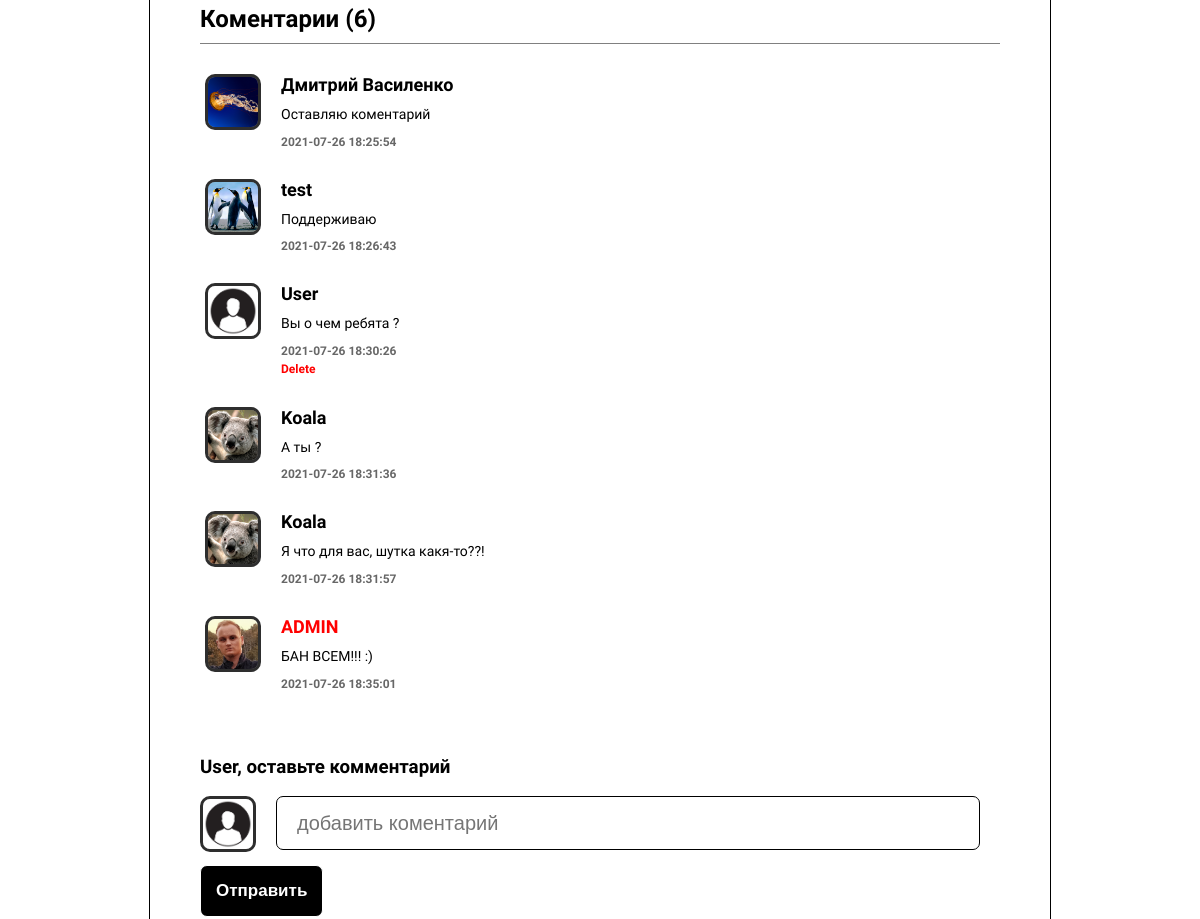
/page/27 (signed in, middle part), run on an earlier commit of the app's database.
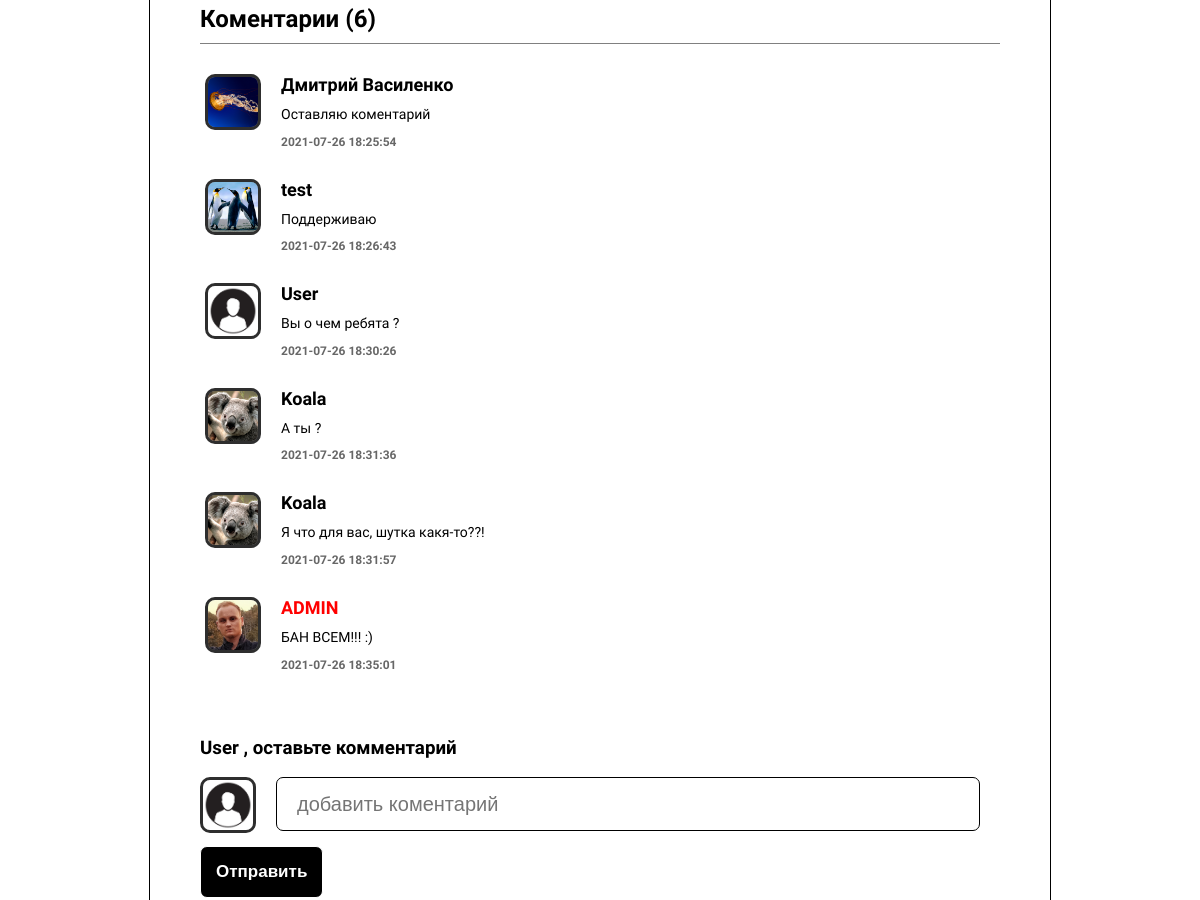
And on a later commit of the database.
### tables this page shows
CREATE TABLE `comments` (
  `id` int NOT NULL,
  `page_id` int NOT NULL,
  `name` text NOT NULL,
  `text` text NOT NULL,
  `time` datetime NOT NULL DEFAULT CURRENT_TIMESTAMP,
  `img` varchar(111) NOT NULL
);

### project/config/routes.php (called while the page is built, shortened)
<?php
return [
	new Route('/', 'main', 'main'),
	new Route ('/signin', 'sign', 'signin'),
	new Route ('/signup', 'sign', 'signup'),
	new Route ('/actionSignIn', 'actionSign', 'SignIn'),
	new Route ('/logout', 'actionSign', 'LogOut'),
	new Route ('/actionSignup', 'actionSign', 'SignUp'),
	new Route ('/category/:tegs', 'news', 'getNews'),
	new Route ('/page/:id', 'page', 'page'),
	new Route ('/actionAddComment', 'actionComment', 'AddComment'),
	new Route ('/deleteCom/:id', 'actionComment', 'deleteComment'),
	new Route('/privateoffice', 'office', 'office'),
	new Route ('/editnameAccount', 'office', 'actionEditName'),
	new Route ('/editpasswordAccount', 'office', 'actionEditPassword'),
	new Route ('/about', 'info', 'about'),
	new Route ('/contact', 'info', 'contact'),
	new Route ('/author', 'info', 'author'),
	new Route('/admin', 'admin', 'admin'),
	new Route('/admin/catalog', 'admin', 'admin_catalog'),
	new Route('/admin/news/add', 'admin', 'addNews'),
	new Route('/admin/news/actionAddNews', 'admin', 'actionAddNews'),
	new Route('/admin/news/edit/:id', 'admin', 'EditNews'),
	new Route('/admin/news/edit/actionEditNews/:id', 'admin', 'actionEditNews'),
	new Route('/admin/news', 'admin', 'news'),
	new Route('/admin/action_delete_news_checkbox', 'admin', 'action_delete_news_checkbox'),
	new Route('/admin/users', 'admin', 'admin_users'),
	new Route('/admin/comments', 'admin', 'admin_comments'),
	];

### core/Route.php (called while the page is built, shortened)
<?php
	class Route
	{
		public function __construct($path, $controller, $action)
		{
			$this->path = $path;
			$this->controller = $controller;
			$this->action = $action;
		}
		public function __get($property)
		{
			return $this->$property;
		}
	}

### core/Router.php (called while the page is built, shortened)
<?php
	class Router
	{
		public function getTrack($routes, $uri)
		{
			foreach ($routes as $route) {
				$pattern = $this->createPattern($route->path);
				if (preg_match($pattern, $uri, $params)) {
					$params = $this->clearParams($params);
					return new Track($route->controller, $route->action, $params);
				}
			}
			return new Track('error', 'notFound');
		}
		private function createPattern($path)
		{
			return '#^' . preg_replace('#/:([^/]+)#', '/(?<$1>[^/]+)', $path) . '/?$#';
		}
		private function clearParams($params)
		{
			$result = [];
			foreach ($params as $key => $param) {
				if (!is_int($key)) {
					$result[$key] = $param;
				}
			}
			return $result;
		}
	}

### core/Track.php (called while the page is built, shortened)
<?php
	class Track
	{
		public function __construct($controller, $action, $params = [])
		{
			$this->controller = $controller;
			$this->action = $action;
			$this->params = $params;
		}
		public function __get($property)
		{
			return $this->$property;
		}
	}

### core/Dispatcher.php (called while the page is built, shortened)
<?php
	class Dispatcher
	{
		public function getPage(Track $track)
		{
			$className = ucfirst($track->controller) . 'Controller';
			$fullName = "\\Project\\Controllers\\$className";
			try {
				$controller = new $fullName;
				if (method_exists($controller, $track->action)) {
					$result = $controller->{$track->action}($track->params);
					if ($result) {
						return $result;
					} else {
						return new Page('default');
					}
				} else {
					echo "Метод <b>{$track->action}</b> не найден в классе $fullName."; die();
				}
			} catch (\Exception $error) {
				echo $error->getMessage(); die();
			}
		}
	}

### project/controllers/PageController.php (called while the page is built, shortened)
<?php
class pageController extends Controller
{
    public function page ($id)
    {
        $data = new Page;
        $array = $data->getdate($id);
        return $this->render('page/page', $array);
    }
}

### project/models/Page.php (called while the page is built, shortened)
<?php
class Page extends Model
{
    public function getDate($id)
    {
        $db = new db;
        $id = $id['id'];
        $date = $db->querygetNewsId('news', $id);
        $arrayRec = $db->queryTableLimit('news', 10);
        $arrayCom = $db->queryCom($id);
        $array = [
            'array'=> $date,
            'arrayRec' => $arrayRec,
            'arrayCom'=>$arrayCom,
            'id' => $id
        ];
        return $array;
    }
}

### lib/db.php (called while the page is built, shortened)
<?php
class db {
    private $mysqli;
    public function __construct()
    {
        $this->mysqli = new mysqli('localhost', 'root','', 'ichannel');
    }
    public function querygetNewsId($table, $id){
        $query = "SELECT * FROM `$table` WHERE id = $id";
        $result = mysqli_query($this->mysqli, $query);
        return mysqli_fetch_assoc($result);
    }
    public function queryTableLimit($table, $limit){
        $query = "SELECT * FROM `$table` ORDER BY `$table`.`time` DESC LIMIT $limit";
        $result = mysqli_query($this->mysqli, $query);
        return mysqli_fetch_all($result, MYSQLI_ASSOC);
    }
    public function queryCom($page_id)
    {
        $query = "SELECT * FROM `comments` WHERE `page_id`='$page_id'";
        $result = mysqli_query($this->mysqli, $query);
        return mysqli_fetch_all($result, MYSQLI_ASSOC);
    }
}

### core/Controller.php (called while the page is built, shortened)
<?php
	class Controller
	{
		public $layout = 'default';
		public  function render($view, $data = []) {
			return new Page($this->layout, $this->title=NULL, $view, $data);
		}
	}

### core/Page.php (called while the page is built, shortened)
<?php
	class Page
	{
		public function __construct($layout, $title = '', $view = null, $data = [])
		{
			$this->view   = $view;
		}
		public function __get($property)
		{
			return $this->$property;
		}
	}

### core/View.php (called while the page is built, shortened)
<?php
	class View
	{
		public function render(Page $page) {
			return $this->renderLayout($page, $this->renderView($page));
		}
		private function renderLayout(Page $page, $content) {
			$layoutPath = $_SERVER['DOCUMENT_ROOT'] . "/project/layouts/{$page->layout}.php";
			if (file_exists($layoutPath)) {
					include $layoutPath;
				return ob_get_clean();
			} else {
				echo "Не найден файл с лейаутом по пути $layoutPath"; die();
			}
		}
		private function renderView(Page $page) {
			if ($page->view) {
				$viewPath = $_SERVER['DOCUMENT_ROOT'] . "/project/views/{$page->view}.php";
				if (file_exists($viewPath)) {
						$data = $page->data;
						extract($data);
						include $viewPath;
					return ob_get_clean();
				} else {
					echo "Не найден файл с представлением по пути $viewPath"; die();
				}
			}
		}
	}

### project/views/page/page.php (the view, shortened to what this page needs)
<div class="content_comments">
    <div class="title_comments">Коментарии (<?=count($arrayCom)?>)</div>
        <?php foreach($arrayCom as $arr):?>
        <div class="container_comm">
                <img src="/project/img/<?=$arr['img']?>" alt="" class="comm_cont">
            <div>
                <div class="name_comment">
                    <?php if(trim($arr['name']) === 'Админ'):?>
                        <div style="color:red">ADMIN</div>
                    <?php else:?>
                        <?=$arr['name']?>
                    <?php endif?>
                </div>
                <div class="text_comm_cont"><?=$arr['text']?></div>
                <div class="time_comm"><?=$arr['time']?></div>
                <?php if(trim($arr['name']) === $_SESSION['name'] or trim($_SESSION['name']) == 'Админ'):?>
                <a style="color: red;font-weight: 900;font-size: 12px;margin-top: 10px;" href="/deleteCom/<?=$arr['id']?>">Delete</a>
                <?php endif?>
            </div>
        </div>
        <?php endforeach?>
    <form style="margin-top: 65px;" action="/actionAddComment" class="from_comments" method="post">
    <h3 style=""><?=$_SESSION['name']?>, оставьте комментарий</h2>
    <div class="flex">
        <img src="/project/img/<?=$_SESSION['img']?>" alt="" class="comm_cont">
        <input type="text" name="text" placeholder="добавить коментарий" id="" class="text_comm" required>
    </div>
        <input type="submit" value="Отправить" class="sub_comm">
    </form>
</div>

### index.php (shortened to what this page needs)
<?php
	spl_autoload_register(function($class) {
		preg_match('#(.+)\\\\(.+?)$#', $class, $match);
		$nameSpace = str_replace('\\', DIRECTORY_SEPARATOR, strtolower($match[1]));
		$className = $match[2];
		$path = $_SERVER['DOCUMENT_ROOT'] . DIRECTORY_SEPARATOR . $nameSpace . DIRECTORY_SEPARATOR . $className . '.php';
		if (file_exists($path)) {
			if (class_exists($class, false)) {
				return true;
			} else {
				throw new \Exception("Класс $class не найден в файле $path. Проверьте правильность написания имени класса внутри указанного файла.");
			}
		}
	});
	$routes = require $_SERVER['DOCUMENT_ROOT'] . '/project/config/routes.php';
	$track = ( new Router )      -> getTrack($routes, $_SERVER['REQUEST_URI']);
	$page  = ( new Dispatcher )  -> getPage($track);
	echo (new View) -> render($page);

### project/layouts/default.php (shortened to what this page needs)
<?php if(!empty($_SESSION['name'])):?>
    <?php $arrayFromURI = explode('/', $_SERVER['REQUEST_URI'])?>
    <?php if($arrayFromURI[1] === 'admin'):?>
        <?php if(trim($_SESSION['name']) === 'Админ'):?>
        <!DOCTYPE html>
        <html lang="en">
        <head>
            <meta charset="UTF-8">
            <meta name="viewport" content="width=device-width, initial-scale=1.0">
            <title>Document</title>
            <link rel="stylesheet" href="/project/webroot/admin_styles.css">
        </head>
        <body>
            <header class="admin_header">
                    <h1 class="admin_h1">Admin panel</h1>
                    <a href="/" class="logout">Назад</a>
                </header>
            <div class="admin_container">
                <div class="admin_menu">
                    <div class="a_cols">
                        <a href="/admin"><div class="a_col">My WebSite</div></a>
                        <a href="/admin/catalog"><div class="a_col">Catalog</div></a>
                        <a href="/admin/news"><div class="a_col">News</div></a>
                        <a href="/admin/users"><div class="a_col">Users</div></a>
                        <a href="/admin/comments"><div class="a_col">Comments</div></a>
                    </div>
                    <footer class="admin_footer"><div class="text_footer">E-Starter© 2021 v1</div></footer>
                </div>
                <div class="admin_content">
                    <?=$content?>
                </div>
            </div>
        <script>
            var checkboxes = document.querySelectorAll('input.thing'),
            checkall = document.getElementById('checkall');
        for(var i=0; i<checkboxes.length; i++) {
            checkboxes[i].onclick = function() {
                var checkedCount = document.querySelectorAll('input.thing:checked').length;
                checkall.checked = checkedCount > 0;
                checkall.indeterminate = checkedCount > 0 && checkedCount < checkboxes.length;
            }
        }
        checkall.onclick = function() {
            for(var i=0; i<checkboxes.length; i++) {
                checkboxes[i].checked = this.checked;
            }
        }
        </script>
        </body>
        </html>
        <?php else: header('Location:/')?>
        <?php endif?>
    <?php else:?>
<!DOCTYPE html>
<html>
	<head>
    <link rel="stylesheet" href="/project/webroot/wq.css">
	</head>
	<body>
   <?php echo $content?>
	</body>
</html>
<?php endif?>
<?php endif?>

### project/webroot/wq.css (style rules this page uses)
html, body { padding: 0; margin: 0; font-family: 'Comfortaa', cursive; }
img { object-fit:cover }
.flex { display: flex; }
input[type="text"] { border-radius: 7px; height: 50px; border: none; width: 100%; font-size: 20px; margin-right: 20px; padding-left: 20px; }
input[type="submit"] { font-size: 17px; padding: 15px; border-radius: 7px; font-weight: bold; background: black; color: white; border: 1px solid; }
.content_comments { width: 800px; margin: 0 auto; border: 1px solid; margin-bottom: 50px; padding: 50px; }
.title_comments { font-size: 24px; font-weight: bold; border-bottom: 1px solid gray; padding-bottom: 10px; }
input.text_comm { border: 1px solid; margin-bottom: 15px; width: 778px; }
.comm_cont { height: 50px; width: 50px; background: gray; margin-right: 20px; border-radius: 10px; display: block; border: 3px #2e2e2e solid; }
.container_comm { display: flex; margin: 30px 5px; }
.name_comment { font-weight: bold; font-size: 18px; margin-bottom: 10px; }
.text_comm_cont { font-size: 14px; line-height: 1.4em; }
.time_comm { margin-top: 10px; font-size: 12px; color: #676767; font-weight: bold; }
a { text-decoration: none; color: #2196f3; }

What changed in the data, as far as the page shows it:
changed comments "User": no longer shows "Delete"
